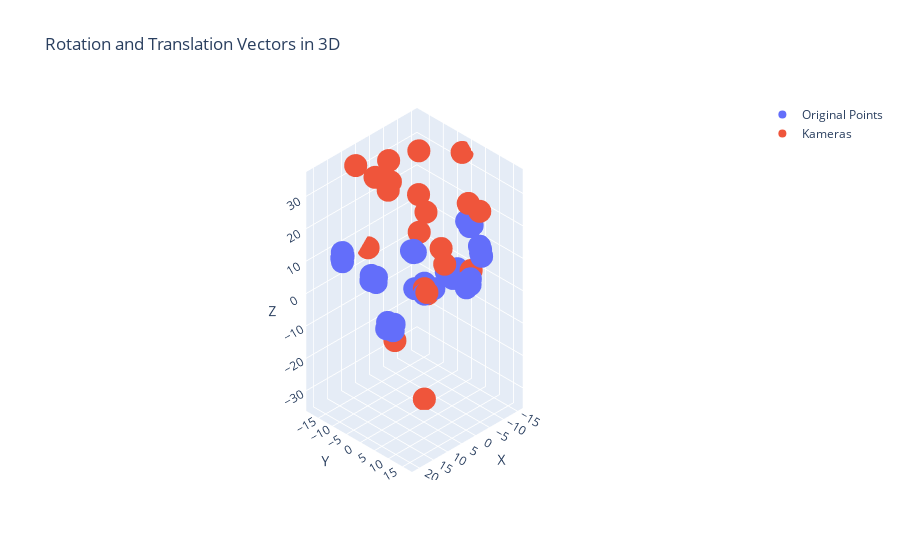

Notebook cell for this chart:
### Code cell
wolke_zeigen(coords, pictures)
